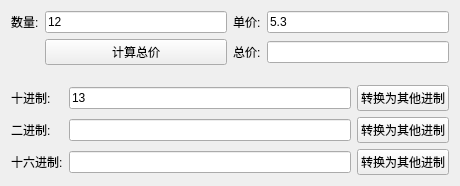
<?xml version="1.0" encoding="UTF-8"?>
<ui version="4.0">
 <class>Widget</class>
 <widget class="QWidget" name="Widget">
  <property name="geometry">
   <rect>
    <x>0</x>
    <y>0</y>
    <width>460</width>
    <height>186</height>
   </rect>
  </property>
  <property name="windowTitle">
   <string>Widget</string>
  </property>
  <layout class="QGridLayout" name="gridLayout_3">
   <item row="0" column="0">
    <layout class="QGridLayout" name="gridLayout">
     <item row="0" column="0">
      <widget class="QLabel" name="labNum">
       <property name="text">
        <string>数量:</string>
       </property>
       <property name="buddy">
        <cstring>lEditNum</cstring>
       </property>
      </widget>
     </item>
     <item row="0" column="1">
      <widget class="QLineEdit" name="lEditNum">
       <property name="text">
        <string>12</string>
       </property>
      </widget>
     </item>
     <item row="0" column="2">
      <widget class="QLabel" name="labPrice">
       <property name="text">
        <string>单价:</string>
       </property>
       <property name="buddy">
        <cstring>lEditPrice</cstring>
       </property>
      </widget>
     </item>
     <item row="0" column="3">
      <widget class="QLineEdit" name="lEditPrice">
       <property name="text">
        <string>5.3</string>
       </property>
      </widget>
     </item>
     <item row="1" column="1">
      <widget class="QPushButton" name="btnCalc">
       <property name="text">
        <string>计算总价</string>
       </property>
      </widget>
     </item>
     <item row="1" column="2">
      <widget class="QLabel" name="labPriceSum">
       <property name="text">
        <string>总价:</string>
       </property>
       <property name="buddy">
        <cstring>lEditPriceSum</cstring>
       </property>
      </widget>
     </item>
     <item row="1" column="3">
      <widget class="QLineEdit" name="lEditPriceSum"/>
     </item>
    </layout>
   </item>
   <item row="1" column="0">
    <spacer name="verticalSpacer">
     <property name="orientation">
      <enum>Qt::Vertical</enum>
     </property>
     <property name="sizeHint" stdset="0">
      <size>
       <width>20</width>
       <height>19</height>
      </size>
     </property>
    </spacer>
   </item>
   <item row="2" column="0">
    <layout class="QGridLayout" name="gridLayout_2">
     <item row="0" column="0">
      <widget class="QLabel" name="labDec">
       <property name="text">
        <string>十进制:</string>
       </property>
       <property name="buddy">
        <cstring>lEditDec</cstring>
       </property>
      </widget>
     </item>
     <item row="0" column="1">
      <widget class="QLineEdit" name="lEditDec">
       <property name="text">
        <string>13</string>
       </property>
      </widget>
     </item>
     <item row="0" column="2">
      <widget class="QPushButton" name="btnDec">
       <property name="text">
        <string>转换为其他进制</string>
       </property>
      </widget>
     </item>
     <item row="1" column="0">
      <widget class="QLabel" name="labBin">
       <property name="text">
        <string>二进制:</string>
       </property>
       <property name="buddy">
        <cstring>lEditBin</cstring>
       </property>
      </widget>
     </item>
     <item row="1" column="1">
      <widget class="QLineEdit" name="lEditBin"/>
     </item>
     <item row="1" column="2">
      <widget class="QPushButton" name="btnBin">
       <property name="text">
        <string>转换为其他进制</string>
       </property>
      </widget>
     </item>
     <item row="2" column="0">
      <widget class="QLabel" name="labHex">
       <property name="text">
        <string>十六进制:</string>
       </property>
       <property name="buddy">
        <cstring>lEditHex</cstring>
       </property>
      </widget>
     </item>
     <item row="2" column="1">
      <widget class="QLineEdit" name="lEditHex"/>
     </item>
     <item row="2" column="2">
      <widget class="QPushButton" name="btnHex">
       <property name="text">
        <string>转换为其他进制</string>
       </property>
      </widget>
     </item>
    </layout>
   </item>
  </layout>
 </widget>
 <resources/>
 <connections/>
</ui>
